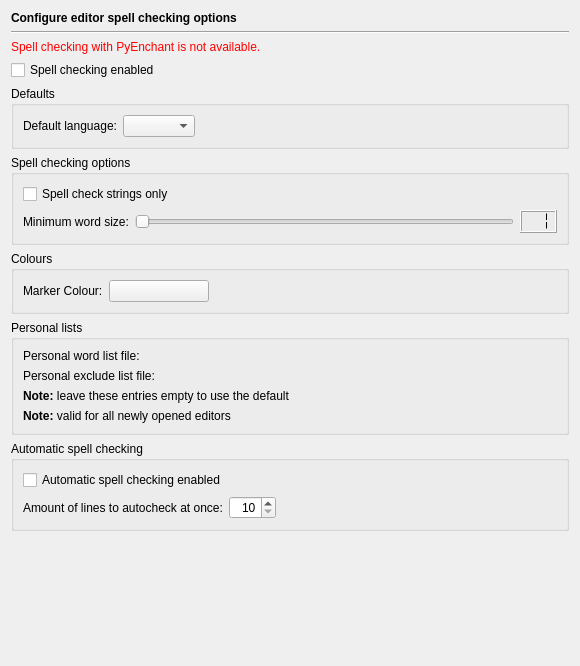
<?xml version="1.0" encoding="UTF-8"?>
<ui version="4.0">
 <class>EditorSpellCheckingPage</class>
 <widget class="QWidget" name="EditorSpellCheckingPage">
  <property name="geometry">
   <rect>
    <x>0</x>
    <y>0</y>
    <width>578</width>
    <height>666</height>
   </rect>
  </property>
  <layout class="QVBoxLayout" name="verticalLayout_4">
   <item>
    <widget class="QLabel" name="headerLabel">
     <property name="text">
      <string>&lt;b&gt;Configure editor spell checking options&lt;/b&gt;</string>
     </property>
    </widget>
   </item>
   <item>
    <widget class="Line" name="line3">
     <property name="frameShape">
      <enum>QFrame::HLine</enum>
     </property>
     <property name="frameShadow">
      <enum>QFrame::Sunken</enum>
     </property>
     <property name="orientation">
      <enum>Qt::Horizontal</enum>
     </property>
    </widget>
   </item>
   <item>
    <widget class="QLabel" name="errorLabel">
     <property name="text">
      <string>&lt;font color=&quot;#FF0000&quot;&gt;Spell checking with PyEnchant is not available.&lt;/font&gt;</string>
     </property>
    </widget>
   </item>
   <item>
    <widget class="QFrame" name="spellingFrame">
     <property name="frameShape">
      <enum>QFrame::NoFrame</enum>
     </property>
     <property name="frameShadow">
      <enum>QFrame::Plain</enum>
     </property>
     <layout class="QVBoxLayout" name="verticalLayout_3">
      <property name="leftMargin">
       <number>0</number>
      </property>
      <property name="topMargin">
       <number>0</number>
      </property>
      <property name="rightMargin">
       <number>0</number>
      </property>
      <property name="bottomMargin">
       <number>0</number>
      </property>
      <item>
       <widget class="QCheckBox" name="checkingEnabledCheckBox">
        <property name="toolTip">
         <string>Select to enable spell checking</string>
        </property>
        <property name="text">
         <string>Spell checking enabled</string>
        </property>
       </widget>
      </item>
      <item>
       <widget class="QGroupBox" name="groupBox_3">
        <property name="title">
         <string>Defaults</string>
        </property>
        <layout class="QGridLayout" name="gridLayout_3">
         <item row="0" column="0">
          <widget class="QLabel" name="label_2">
           <property name="text">
            <string>Default language:</string>
           </property>
          </widget>
         </item>
         <item row="0" column="1">
          <widget class="QComboBox" name="defaultLanguageCombo">
           <property name="toolTip">
            <string>Select the default language</string>
           </property>
          </widget>
         </item>
         <item row="0" column="2">
          <spacer name="horizontalSpacer">
           <property name="orientation">
            <enum>Qt::Horizontal</enum>
           </property>
           <property name="sizeHint" stdset="0">
            <size>
             <width>353</width>
             <height>20</height>
            </size>
           </property>
          </spacer>
         </item>
        </layout>
       </widget>
      </item>
      <item>
       <widget class="QGroupBox" name="groupBox_4">
        <property name="title">
         <string>Spell checking options</string>
        </property>
        <layout class="QVBoxLayout" name="verticalLayout">
         <item>
          <widget class="QCheckBox" name="stringsOnlyCheckBox">
           <property name="toolTip">
            <string>Select to check strings only</string>
           </property>
           <property name="text">
            <string>Spell check strings only</string>
           </property>
          </widget>
         </item>
         <item>
          <layout class="QHBoxLayout" name="horizontalLayout">
           <item>
            <widget class="QLabel" name="label">
             <property name="text">
              <string>Minimum word size:</string>
             </property>
            </widget>
           </item>
           <item>
            <widget class="QSlider" name="minimumWordSizeSlider">
             <property name="toolTip">
              <string>Move to set the minimum size of words to be checked</string>
             </property>
             <property name="minimum">
              <number>1</number>
             </property>
             <property name="maximum">
              <number>10</number>
             </property>
             <property name="orientation">
              <enum>Qt::Horizontal</enum>
             </property>
             <property name="tickPosition">
              <enum>QSlider::NoTicks</enum>
             </property>
             <property name="tickInterval">
              <number>1</number>
             </property>
            </widget>
           </item>
           <item>
            <widget class="QLCDNumber" name="lCDNumber">
             <property name="toolTip">
              <string>Displays the minimum size of words to be checked</string>
             </property>
             <property name="digitCount">
              <number>2</number>
             </property>
             <property name="segmentStyle">
              <enum>QLCDNumber::Flat</enum>
             </property>
             <property name="intValue" stdset="0">
              <number>1</number>
             </property>
            </widget>
           </item>
          </layout>
         </item>
        </layout>
       </widget>
      </item>
      <item>
       <widget class="QGroupBox" name="groupBox_2">
        <property name="title">
         <string>Colours</string>
        </property>
        <layout class="QGridLayout" name="gridLayout_2">
         <item row="0" column="0">
          <widget class="QLabel" name="TextLabel2_2_2_2_2_2">
           <property name="text">
            <string>Marker Colour:</string>
           </property>
          </widget>
         </item>
         <item row="0" column="1">
          <widget class="QPushButton" name="spellingMarkerButton">
           <property name="minimumSize">
            <size>
             <width>100</width>
             <height>0</height>
            </size>
           </property>
           <property name="toolTip">
            <string>Select the colour for the spelling markers.</string>
           </property>
           <property name="text">
            <string/>
           </property>
          </widget>
         </item>
         <item row="0" column="2">
          <spacer>
           <property name="orientation">
            <enum>Qt::Horizontal</enum>
           </property>
           <property name="sizeHint" stdset="0">
            <size>
             <width>348</width>
             <height>20</height>
            </size>
           </property>
          </spacer>
         </item>
        </layout>
       </widget>
      </item>
      <item>
       <widget class="QGroupBox" name="groupBox">
        <property name="title">
         <string>Personal lists</string>
        </property>
        <layout class="QGridLayout" name="gridLayout">
         <item row="0" column="0">
          <widget class="QLabel" name="label_4">
           <property name="text">
            <string>Personal word list file:</string>
           </property>
          </widget>
         </item>
         <item row="0" column="1">
          <widget class="E5PathPicker" name="pwlPicker" native="true">
           <property name="sizePolicy">
            <sizepolicy hsizetype="Expanding" vsizetype="Preferred">
             <horstretch>0</horstretch>
             <verstretch>0</verstretch>
            </sizepolicy>
           </property>
           <property name="focusPolicy">
            <enum>Qt::StrongFocus</enum>
           </property>
          </widget>
         </item>
         <item row="1" column="0">
          <widget class="QLabel" name="label_5">
           <property name="text">
            <string>Personal exclude list file:</string>
           </property>
          </widget>
         </item>
         <item row="1" column="1">
          <widget class="E5PathPicker" name="pelPicker" native="true">
           <property name="sizePolicy">
            <sizepolicy hsizetype="Expanding" vsizetype="Preferred">
             <horstretch>0</horstretch>
             <verstretch>0</verstretch>
            </sizepolicy>
           </property>
           <property name="focusPolicy">
            <enum>Qt::StrongFocus</enum>
           </property>
          </widget>
         </item>
         <item row="2" column="0" colspan="2">
          <widget class="QLabel" name="label_6">
           <property name="text">
            <string>&lt;b&gt;Note:&lt;/b&gt; leave these entries empty to use the default</string>
           </property>
          </widget>
         </item>
         <item row="3" column="0" colspan="2">
          <widget class="QLabel" name="label_7">
           <property name="text">
            <string>&lt;b&gt;Note:&lt;/b&gt; valid for all newly opened editors</string>
           </property>
          </widget>
         </item>
        </layout>
       </widget>
      </item>
      <item>
       <widget class="QGroupBox" name="groupBox_5">
        <property name="title">
         <string>Automatic spell checking</string>
        </property>
        <layout class="QVBoxLayout" name="verticalLayout_2">
         <item>
          <widget class="QCheckBox" name="enabledCheckBox">
           <property name="toolTip">
            <string>Select to enable spellchecking</string>
           </property>
           <property name="text">
            <string>Automatic spell checking enabled</string>
           </property>
          </widget>
         </item>
         <item>
          <layout class="QHBoxLayout" name="horizontalLayout_3">
           <item>
            <widget class="QLabel" name="label_3">
             <property name="text">
              <string>Amount of lines to autocheck at once:</string>
             </property>
            </widget>
           </item>
           <item>
            <widget class="QSpinBox" name="chunkSizeSpinBox">
             <property name="toolTip">
              <string>Enter the number of lines to check per go. Higher values increase checking speed but decrease GUI responsivenes</string>
             </property>
             <property name="alignment">
              <set>Qt::AlignRight|Qt::AlignTrailing|Qt::AlignVCenter</set>
             </property>
             <property name="minimum">
              <number>10</number>
             </property>
             <property name="maximum">
              <number>999</number>
             </property>
            </widget>
           </item>
           <item>
            <spacer name="horizontalSpacer_2">
             <property name="orientation">
              <enum>Qt::Horizontal</enum>
             </property>
             <property name="sizeHint" stdset="0">
              <size>
               <width>40</width>
               <height>20</height>
              </size>
             </property>
            </spacer>
           </item>
          </layout>
         </item>
        </layout>
       </widget>
      </item>
     </layout>
    </widget>
   </item>
   <item>
    <spacer>
     <property name="orientation">
      <enum>Qt::Vertical</enum>
     </property>
     <property name="sizeHint" stdset="0">
      <size>
       <width>558</width>
       <height>231</height>
      </size>
     </property>
    </spacer>
   </item>
  </layout>
 </widget>
 <customwidgets>
  <customwidget>
   <class>E5PathPicker</class>
   <extends>QWidget</extends>
   <header>E5Gui/E5PathPicker.h</header>
   <container>1</container>
  </customwidget>
 </customwidgets>
 <tabstops>
  <tabstop>checkingEnabledCheckBox</tabstop>
  <tabstop>defaultLanguageCombo</tabstop>
  <tabstop>stringsOnlyCheckBox</tabstop>
  <tabstop>minimumWordSizeSlider</tabstop>
  <tabstop>spellingMarkerButton</tabstop>
  <tabstop>pwlPicker</tabstop>
  <tabstop>pelPicker</tabstop>
  <tabstop>enabledCheckBox</tabstop>
  <tabstop>chunkSizeSpinBox</tabstop>
 </tabstops>
 <resources/>
 <connections>
  <connection>
   <sender>minimumWordSizeSlider</sender>
   <signal>valueChanged(int)</signal>
   <receiver>lCDNumber</receiver>
   <slot>display(int)</slot>
   <hints>
    <hint type="sourcelabel">
     <x>248</x>
     <y>131</y>
    </hint>
    <hint type="destinationlabel">
     <x>545</x>
     <y>131</y>
    </hint>
   </hints>
  </connection>
 </connections>
</ui>
